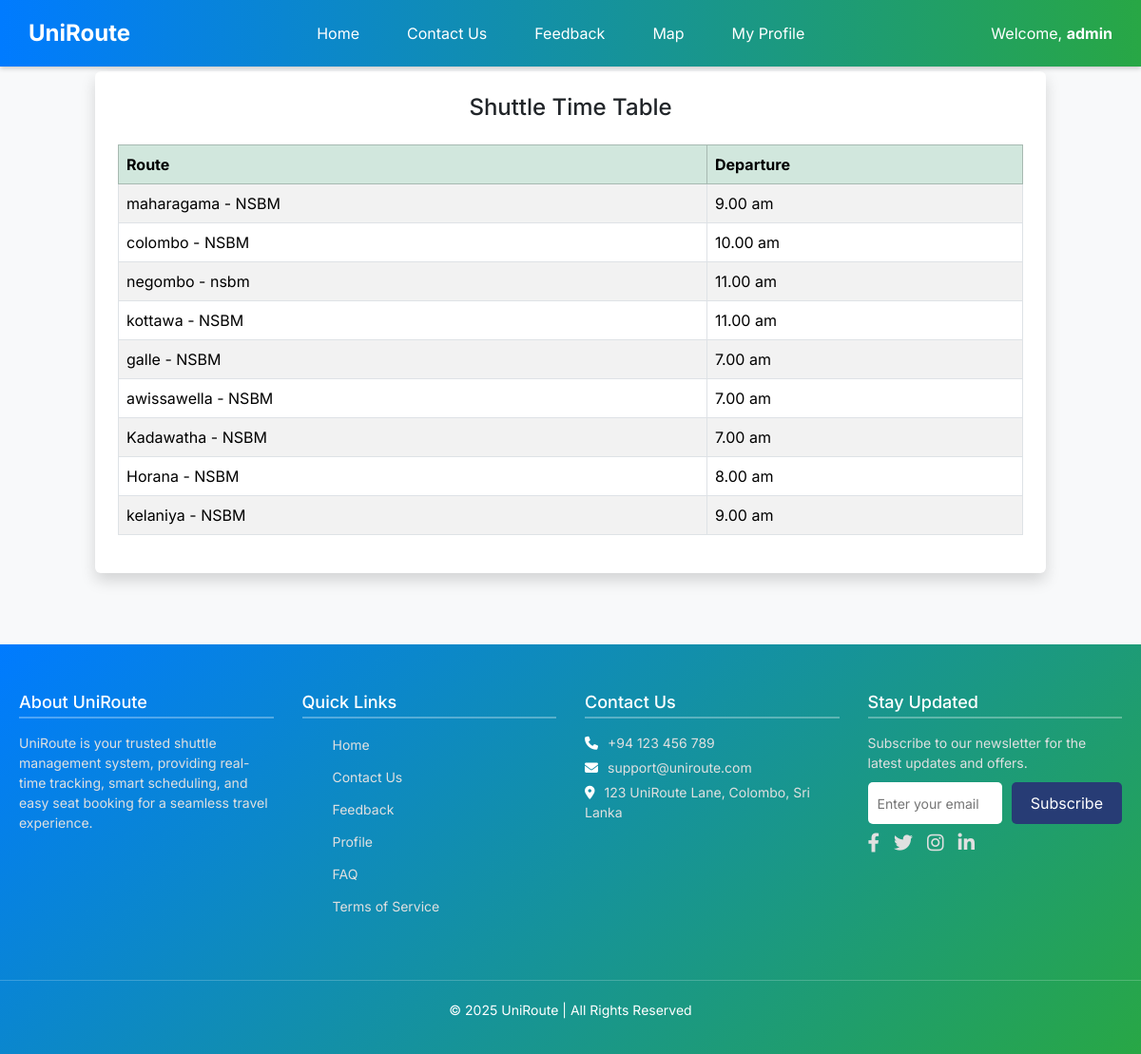
Page /home/timeTable.php (signed in) on the committed database.
### tables this page shows
CREATE TABLE `user` (
  id int NOT NULL AUTO_INCREMENT,
  username varchar(45) NOT NULL,
  email varchar(45) NOT NULL,
  `password` varchar(255) NOT NULL,
  contactNum varchar(10) NOT NULL,
  isAdmin tinyint(1) NOT NULL DEFAULT '0',
  image varchar(255) DEFAULT NULL,
  PRIMARY KEY (id),
  UNIQUE KEY email_UNIQUE (email)
);

CREATE TABLE route (
  route_id int NOT NULL AUTO_INCREMENT,
  route varchar(255) DEFAULT NULL,
  depature varchar(255) DEFAULT NULL,
  start_location varchar(255) DEFAULT NULL,
  end_location varchar(255) DEFAULT NULL,
  UNIQUE KEY route_id_UNIQUE (route_id)
);

### home/timeTable.php (the view, shortened to what this page needs)
<?php
include 'connection.php';
$loggedInEmail = $_SESSION['email'];
$userName = "User";
$sql = "SELECT username FROM user WHERE email = ?";
$stmt = $conn->prepare($sql);
$stmt->bind_param("s", $loggedInEmail);
$stmt->execute();
$result = $stmt->get_result();
if ($row = $result->fetch_assoc()) {
    $userName = $row['username'];
}
$sql = "SELECT route_id, route, depature FROM route ORDER BY route_id ASC";
$result = mysqli_query($conn, $sql);
?>
<!DOCTYPE html>
<html lang="en">
<head>
  <link href="https://cdn.jsdelivr.net/npm/bootstrap@5.3.3/dist/css/bootstrap.min.css" rel="stylesheet">
</head>
<body>
<?php include '../common/header.php'; ?>
<div class="table-container container bg-white p-4 shadow rounded">
  <h4 class="mb-4" style="text-align: center;">Shuttle Time Table</h4>
  <?php if (mysqli_num_rows($result) > 0): ?>
    <table class="table table-striped table-bordered">
      <thead class="table-success">
        <tr>
          <th>Route</th>
          <th>Departure</th>
        </tr>
      </thead>
      <tbody>
        <?php while ($row = mysqli_fetch_assoc($result)): ?>
          <tr>
            <td><?php echo htmlspecialchars($row['route']); ?></td>
            <td><?php echo htmlspecialchars($row['depature']); ?></td>
          </tr>
        <?php endwhile; ?>
      </tbody>
    </table>
  <?php else: ?>
    <p class="text-danger">No routes found.</p>
  <?php endif; ?>
</div>
</body>
</html>

### common/header.php (shortened to what this page needs)
<header class="header">
    <div class="logo">UniRoute</div>
    <nav>
        <a href="../home/home.php">Home</a>
        <a href="../Contact_us/contact.php">Contact Us</a>
        <a href="../feedback/feedback.php">Feedback</a>
        <a href="../bus_tracking/index.php">Map</a>
        <a href="../user/viewProfile.php">My Profile</a>
    </nav>
    <div class="user-info">
        <span>Welcome, <strong><?php echo htmlspecialchars($userName); ?></strong></span>
    </div>
</header>

### home/timeTable.php (style rules this page uses)
body { background-color: #f8f9fa; }
.table-container { margin: 75px auto; max-width: 1000px; }

### common/header.php (style rules this page uses)
.header { background: linear-gradient(to right, #007bff, #28a745); color: white; padding: 15px 30px; display: flex; justify-content: space-between; align-items: center; box-shadow: 0 2px 5px rgba(0, 0, 0, 0.2); position: fixed; top: 0; width: 100%; z-index: 1000; }
.header .logo { font-size: 24px; font-weight: bold; }
.header nav { display: flex; gap: 20px; }
.header nav a { color: white; text-decoration: none; font-size: 16px; padding: 8px 15px; border-radius: 5px; transition: background-color 0.3s ease; }
.header .user-info { display: flex; align-items: center; gap: 10px; }
.header .user-info span { font-size: 16px; }

### rows in the picture
user: username "admin"
route: route "maharagama - NSBM", depature "9.00 am"
route: route "colombo - NSBM", depature "10.00 am"
route: route "negombo - nsbm", depature "11.00 am"
route: route "kottawa - NSBM", depature "11.00 am"
route: route "galle - NSBM", depature "7.00 am"
route: route "awissawella - NSBM", depature "7.00 am"
route: route "Kadawatha - NSBM", depature "7.00 am"
route: route "Horana - NSBM", depature "8.00 am"
route: route "kelaniya - NSBM", depature "9.00 am"
